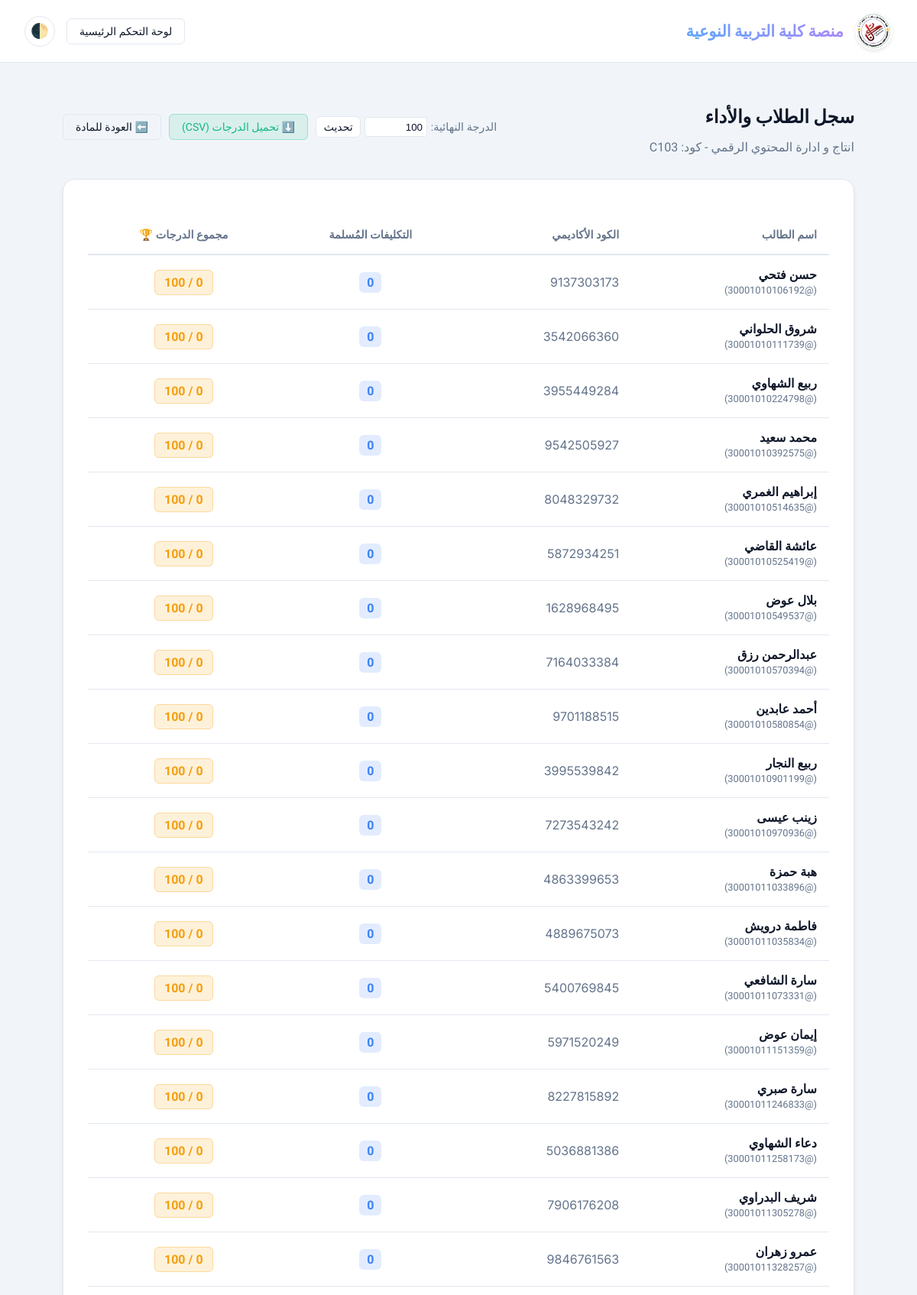
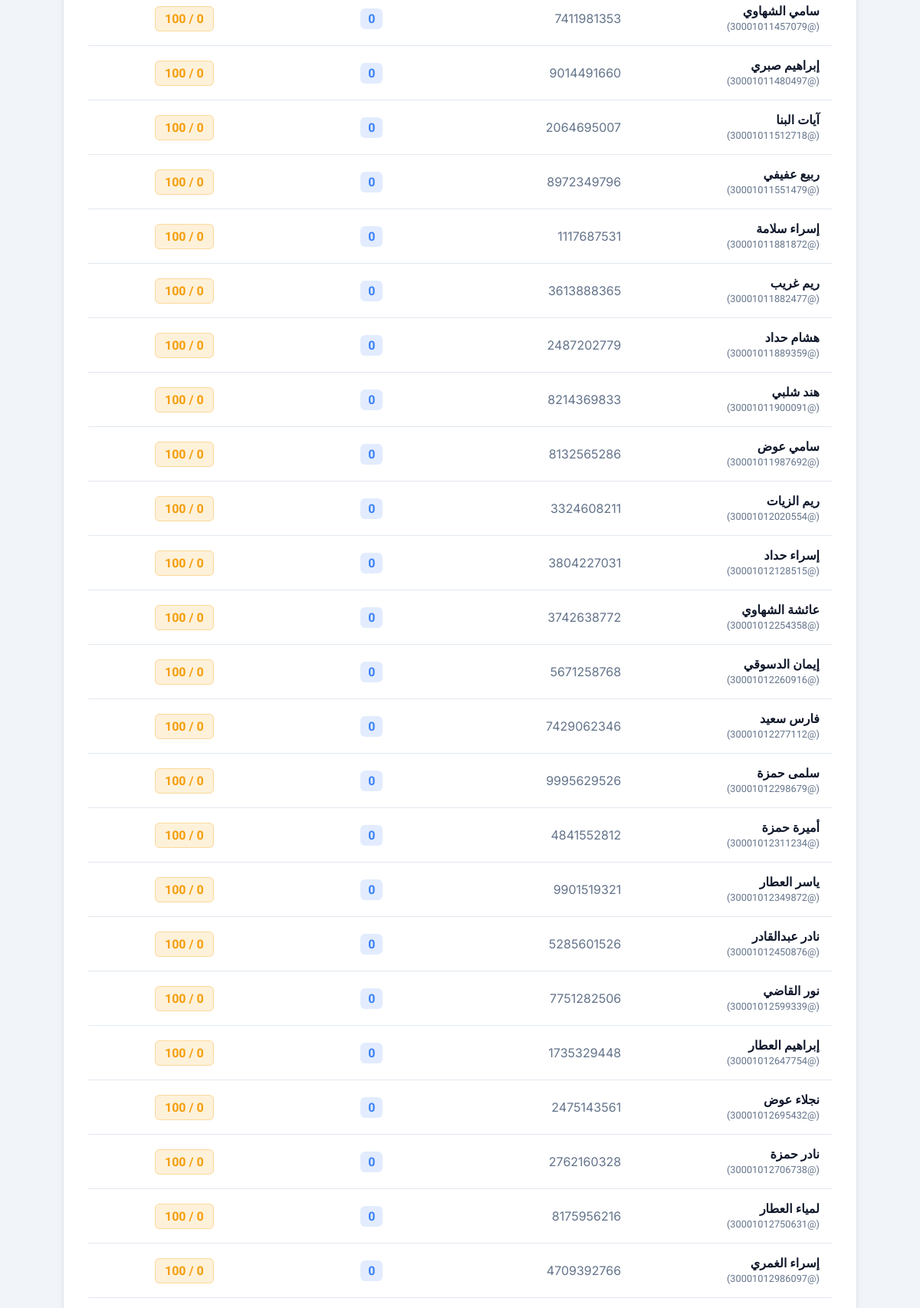
/subject/4/roster/ (signed in, upper part), run on the app's committed database (2 pictures, top to bottom).
### lms_app/models.py (models this page shows, shortened)
class Subject(models.Model):
    DAYS_OF_WEEK = (
        (0, 'Monday'),
        (1, 'Tuesday'),
        (2, 'Wednesday'),
        (3, 'Thursday'),
        (4, 'Friday'),
        (5, 'Saturday'),
        (6, 'Sunday'),
    )
    name = models.CharField(max_length=200)
    code = models.CharField(max_length=20, unique=True, null=True, blank=True, verbose_name="كود المادة")
    description = models.TextField(blank=True)
    official_book = models.FileField(upload_to=get_book_upload_path, blank=True, null=True)
    professor = models.ForeignKey(
        User,
        on_delete=models.SET_NULL,
        null=True,
        limit_choices_to={'role': User.Role.DOCTOR},
        related_name='subjects_taught'
    )
    lecture_day = models.IntegerField(choices=DAYS_OF_WEEK, null=True, blank=True)
    academic_year = models.IntegerField(choices=User.ACADEMIC_YEAR_CHOICES, default=1)
    max_total_grade = models.IntegerField(default=100)
    @property
    def students(self):
        return self.enrolled_students.filter(role=User.Role.STUDENT)

class User(AbstractUser):
    class Role(models.TextChoices):
        ADMIN = 'ADMIN', _('Admin')
        DOCTOR = 'DOCTOR', _('Doctor')
        STUDENT = 'STUDENT', _('Student')
    ACADEMIC_YEAR_CHOICES = (
        (1, 'First Year'),
        (2, 'Second Year'),
        (3, 'Third Year'),
        (4, 'Fourth Year'),
    )
    role = models.CharField(max_length=20, choices=Role.choices, default=Role.STUDENT)
    university_id = models.CharField(max_length=20, unique=True, null=True, blank=True)
    department = models.CharField(max_length=100, blank=True)
    academic_year = models.IntegerField(choices=ACADEMIC_YEAR_CHOICES, default=1, null=True, blank=True)
    section_group = models.IntegerField(
        null=True,
        blank=True,
        help_text=_('Section 1 to 5')
    )
    date_of_birth = models.DateField(null=True, blank=True)
    gender = models.CharField(max_length=10, choices=[('Male', 'Male'), ('Female', 'Female')], null=True, blank=True)
    needs_review = models.BooleanField(default=False, help_text=_('Flagged for manual review (e.g. English name translation)'))
    profile_picture = models.ImageField(upload_to='profile_pics/', blank=True, null=True)
    registered_subjects = models.ManyToManyField('Subject', blank=True, related_name='enrolled_students')
    REQUIRED_FIELDS = ['email', 'role']

### lms_app/views.py (the view)
# urls.py: path('subject/<int:subject_id>/roster/', views.subject_roster, name='subject_roster'),
@login_required(login_url='/login/')
@user_passes_test(is_doctor, login_url='/login/')
def subject_roster(request, subject_id):
    subject = get_object_or_404(Subject, id=subject_id)
    if subject.professor != request.user:
        messages.error(request, "غير مصرح لك بعرض بيانات هذه المادة")
        return HttpResponseRedirect(request.META.get('HTTP_REFERER', '/doctor/dashboard/'))
    assign_sum = Submission.objects.filter(
        student=OuterRef('pk'), assignment__subject=subject
    ).values('student').annotate(total=Sum('grade')).values('total')
    assign_count = Submission.objects.filter(
        student=OuterRef('pk'), assignment__subject=subject
    ).values('student').annotate(c=Count('id')).values('c')
    exam_sum = ExamAttempt.objects.filter(
        student=OuterRef('pk'), exam__subject=subject, exam__exam_type='LECTURE', is_submitted=True
    ).values('student').annotate(total=Sum('score')).values('total')
    exam_count = ExamAttempt.objects.filter(
        student=OuterRef('pk'), exam__subject=subject, exam__exam_type='LECTURE', is_submitted=True
    ).values('student').annotate(c=Count('id')).values('c')
    students = list(subject.students.annotate(
        submission_count=Coalesce(Subquery(assign_count, output_field=IntegerField()), 0),
        assignment_grade=Coalesce(Subquery(assign_sum, output_field=IntegerField()), 0),
        exam_attempt_count=Coalesce(Subquery(exam_count, output_field=IntegerField()), 0),
        exam_grade=Coalesce(Subquery(exam_sum, output_field=IntegerField()), 0),
    ).annotate(
        total_grade=F('assignment_grade') + F('exam_grade')
    ).order_by('username').prefetch_related(
        Prefetch('exam_attempts', queryset=ExamAttempt.objects.filter(exam__subject=subject, exam__exam_type='LECTURE', is_submitted=True), to_attr='subject_exam_attempts')
    ))
    exams = Exam.objects.filter(subject=subject, exam_type='LECTURE').order_by('created_at')
    for student in students:
        attempt_dict = {attempt.exam_id: attempt.score for attempt in student.subject_exam_attempts}
        student.ordered_exam_scores = [attempt_dict.get(exam.id, None) for exam in exams]
    return render(request, 'subject_roster.html', {
        'subject': subject,
        'students': students,
        'exams': exams
    })

### lms_app/context_processors.py (called while the page is built)
def active_announcement(request):
    return {
        'GLOBAL_ANNOUNCEMENT': GlobalAnnouncement.objects.filter(is_active=True).last()
    }

def user_notifications(request):
    if request.user.is_authenticated:
        return {'USER_NOTIFICATIONS': request.user.notifications.filter(is_read=False).order_by('-created_at')}
    return {'USER_NOTIFICATIONS': []}

### lms_app/views.py (called while the page is built)
def is_doctor(user):
    return user.is_authenticated and user.role == User.Role.DOCTOR

### lms_app/templates/subject_roster.html (shortened to what this page needs)
{% load static %}
<!DOCTYPE html>
<html lang="ar" dir="rtl">
<head>
</head>
<body>
    <nav class="navbar">
                <a style="display: flex; align-items: center; gap: 15px; text-decoration: none;" href="
    {% if request.user.is_authenticated %}
        {% if request.user.role == 'STUDENT' %}
            {% url 'student_dashboard' %}
        {% elif request.user.role == 'DOCTOR' %}
            {% url 'doctor_dashboard' %}
        {% else %}
            {% url 'login' %}
        {% endif %}
    {% else %}
        {% url 'login' %}
    {% endif %}
">
            <img src="{% static 'images/logo_nav.png' %}" alt="University Logo" style="height: 45px; width: 45px; object-fit: contain; background-color: white; border-radius: 50%; padding: 2px; box-shadow: 0 2px 4px rgba(0,0,0,0.1);">
            <h1 style="font-family: 'Cairo', sans-serif !important; font-weight: 700; font-size: 1.3rem; color: var(--text-primary); margin: 0;">منصة كلية التربية النوعية</h1>
        </a>
        <div style="display: flex; align-items: center; gap: 15px;">
            <a href="{% url 'doctor_dashboard' %}" class="action-btn">لوحة التحكم الرئيسية</a>
            <button id="theme-toggle" type="button" class="btn" style="background: var(--surface-card); border: 1px solid var(--border-color); color: var(--text-primary); border-radius: 50%; width: 40px; height: 40px; display: flex; align-items: center; justify-content: center; font-size: 1.2rem; cursor: pointer; transition: all 0.3s ease; padding: 0;">🌓</button>
        </div>
    </nav>
    <div class="container">
        <div style="display: flex; justify-content: space-between; align-items: center; margin-bottom: 2rem;">
            <div>
                <h2 style="margin: 0; color: var(--text-primary);">سجل الطلاب والأداء</h2>
                <p style="color: var(--text-muted); margin: 0.5rem 0 0 0;">{{ subject.name }} - كود: {{ subject.code }}</p>
            </div>
            <div style="display: flex; gap: 10px;">
                <form action="{% url 'update_subject_grade' subject.id %}" method="post" style="display: flex; gap: 5px; align-items: center;">
                    <label for="max_grade" style="color: var(--text-muted); font-size: 0.9rem;">الدرجة النهائية:</label>
                    <input type="number" name="max_grade" value="{{ subject.max_total_grade }}" min="1" style="width: 70px; padding: 0.3rem; border: 1px solid var(--border-color); border-radius: 4px; background: var(--surface-card); color: var(--text-primary);">
                    <button type="submit" class="action-btn" style="padding: 0.3rem 0.6rem; background: var(--surface-card);">تحديث</button>
                </form>
                <a href="{% url 'export_grades_csv' subject.id %}" class="action-btn" style="background-color: rgba(16, 185, 129, 0.1); color: #10b981; border-color: rgba(16, 185, 129, 0.3);">⬇️ تحميل الدرجات (CSV)</a>
                <a href="{% url 'subject_detail' subject.id %}" class="action-btn">⬅️ العودة للمادة</a>
            </div>
        </div>
        <div class="interactive-card">
            <table>
                <thead>
                    <tr style="border-bottom: 2px solid var(--border-color);">
                        <th style="white-space: nowrap;">اسم الطالب</th>
                        <th style="white-space: nowrap;">الكود الأكاديمي</th>
                        <th style="white-space: nowrap; text-align: center;">التكليفات المُسلمة</th>
                        <th style="white-space: nowrap; text-align: center;">مجموع الدرجات 🏆</th>
                    </tr>
                </thead>
                <tbody>
                    {% for student in students %}
                    <tr>
                        <td style="font-weight: 600; white-space: nowrap;">{{ student.first_name }} {{ student.last_name }} <br><span style="color: var(--text-muted); font-size: 0.8rem; font-weight: normal;">(@{{ student.username }})</span></td>
                        <td class="inter-font" style="color: var(--text-muted); white-space: nowrap; vertical-align: middle;">{{ student.university_id|default:"-" }}</td>
                        <td style="text-align: center; vertical-align: middle;"><span style="background: rgba(59, 130, 246, 0.15); color: #3b82f6; padding: 4px 10px; border-radius: 6px; font-weight: bold;">{{ student.submission_count }}</span></td>
                        <td style="text-align: center; vertical-align: middle;"><span style="background: rgba(245, 158, 11, 0.15); color: #f59e0b; border: 1px solid rgba(245, 158, 11, 0.3); padding: 6px 12px; border-radius: 6px; font-weight: bold;">{{ student.total_grade }} / {{ subject.max_total_grade }}</span></td>
                    </tr>
                    {% empty %}
                    <tr>
                        <td colspan="100" style="text-align: center; color: var(--text-muted); padding: 2rem;">لا يوجد طلاب مسجلين في هذه المادة.</td>
                    </tr>
                    {% endfor %}
                </tbody>
            </table>
        </div>
    </div>
</body>
</html>

### lms_app/templates/subject_roster.html (style rules this page uses)
body, p, span, div, td, th { font-family: 'Tajawal', sans-serif !important; }
h1, h2, h3, h4, h5, h6 { font-family: 'Cairo', sans-serif !important; font-weight: 700; }
.badge, .inter-font { font-family: 'Inter', 'Tajawal', sans-serif !important; }
:root { --bg-main: #f1f5f9; --surface-card: #ffffff; --text-primary: #0f172a; --text-muted: #64748b; --brand-primary: #4f46e5; --brand-hover: #4338ca; --border-color: #e2e8f0; --shadow-sm: 0 1px 3px rgba(0,0,0,0.1); --shadow-md: 0 4px 6px -1px rgba(0,0,0,0.1); --shadow-hover: 0 20px 25px -5px rgba(79, 70, 229, 0.15); --transition-speed: 0.3s; }
body { background-color: var(--bg-main) !important; color: var(--text-primary) !important; transition: background-color var(--transition-speed) ease, color var(--transition-speed) ease; margin: 0; min-height: 100vh; }
.navbar { width: 100%; background: var(--surface-card); backdrop-filter: blur(10px); border-bottom: 1px solid var(--border-color); padding: 1rem 2rem; display: flex; justify-content: space-between; align-items: center; box-sizing: border-box; position: sticky; top: 0; z-index: 100; }
.navbar h1 { margin: 0; font-size: 1.25rem; background: linear-gradient(to right, #60a5fa, #a78bfa); -webkit-background-clip: text; -webkit-text-fill-color: transparent; }
.container { max-width: 1100px; width: 100%; margin: 0 auto; padding: 3rem 2rem; box-sizing: border-box; }
.interactive-card { background-color: var(--surface-card) !important; border: 1px solid var(--border-color) !important; border-radius: 16px !important; box-shadow: var(--shadow-md) !important; padding: 2rem; overflow-x: auto; }
.action-btn { background-color: transparent; color: var(--text-primary); border: 1px solid var(--border-color); padding: 0.5rem 1rem; border-radius: 6px; text-decoration: none; font-size: 0.875rem; transition: all 0.2s; display: inline-block; }
table { width: 100%; border-collapse: collapse; text-align: right; margin-top: 1rem; }
th { background-color: var(--surface-card); color: var(--text-muted); padding: 1rem; font-size: 0.9rem; border-bottom: 2px solid var(--border-color); }
td { padding: 1rem; color: var(--text-primary); border-bottom: 1px solid var(--border-color); transition: background-color 0.2s; }

### data on the page
Subject: name "انتاج و ادارة المحتوي الرقمي", code "C103", max_grade "100", max_total_grade "100"
User: first_name "حسن", last_name "فتحي", username "30001010106192", university_id "9137303173", submission_count "0"
User: first_name "شروق", last_name "الحلواني", username "30001010111739", university_id "3542066360", submission_count "0"
User: first_name "ربيع", last_name "الشهاوي", username "30001010224798", university_id "3955449284", submission_count "0"
User: first_name "محمد", last_name "سعيد", username "30001010392575", university_id "9542505927", submission_count "0"
User: first_name "إبراهيم", last_name "الغمري", username "30001010514635", university_id "8048329732", submission_count "0"
User: first_name "عائشة", last_name "القاضي", username "30001010525419", university_id "5872934251", submission_count "0"
User: first_name "بلال", last_name "عوض", username "30001010549537", university_id "1628968495", submission_count "0"
User: first_name "عبدالرحمن", last_name "رزق", username "30001010570394", university_id "7164033384", submission_count "0"
User: first_name "أحمد", last_name "عابدين", username "30001010580854", university_id "9701188515", submission_count "0"
User: first_name "ربيع", last_name "النجار", username "30001010901199", university_id "3995539842", submission_count "0"
User: first_name "زينب", last_name "عيسى", username "30001010970936", university_id "7273543242", submission_count "0"
User: first_name "هبة", last_name "حمزة", username "30001011033896", university_id "4863399653", submission_count "0"
User: first_name "فاطمة", last_name "درويش", username "30001011035834", university_id "4889675073", submission_count "0"
User: first_name "سارة", last_name "الشافعي", username "30001011073331", university_id "5400769845", submission_count "0"
User: first_name "إيمان", last_name "عوض", username "30001011151359", university_id "5971520249", submission_count "0"
User: first_name "سارة", last_name "صبري", username "30001011246833", university_id "8227815892", submission_count "0"
User: first_name "دعاء", last_name "الشهاوي", username "30001011258173", university_id "5036881386", submission_count "0"
User: first_name "شريف", last_name "البدراوي", username "30001011305278", university_id "7906176208", submission_count "0"
User: first_name "عمرو", last_name "زهران", username "30001011328257", university_id "9846761563", submission_count "0"
User: first_name "سامي", last_name "الشهاوي", username "30001011457079", university_id "7411981353", submission_count "0"
User: first_name "إبراهيم", last_name "صبري", username "30001011480497", university_id "9014491660", submission_count "0"
User: first_name "آيات", last_name "البنا", username "30001011512718", university_id "2064695007", submission_count "0"
User: first_name "ربيع", last_name "عفيفي", username "30001011551479", university_id "8972349796", submission_count "0"
User: first_name "إسراء", last_name "سلامة", username "30001011881872", university_id "1117687531", submission_count "0"
User: first_name "ريم", last_name "غريب", username "30001011882477", university_id "3613888365", submission_count "0"
User: first_name "هشام", last_name "حداد", username "30001011889359", university_id "2487202779", submission_count "0"
User: first_name "هند", last_name "شلبي", username "30001011900091", university_id "8214369833", submission_count "0"
User: first_name "سامي", last_name "عوض", username "30001011987692", university_id "8132565286", submission_count "0"
User: first_name "ريم", last_name "الزيات", username "30001012020554", university_id "3324608211", submission_count "0"
User: first_name "إسراء", last_name "حداد", username "30001012128515", university_id "3804227031", submission_count "0"
User: first_name "عائشة", last_name "الشهاوي", username "30001012254358", university_id "3742638772", submission_count "0"
User: first_name "إيمان", last_name "الدسوقي", username "30001012260916", university_id "5671258768", submission_count "0"
User: first_name "فارس", last_name "سعيد", username "30001012277112", university_id "7429062346", submission_count "0"
User: first_name "سلمى", last_name "حمزة", username "30001012298679", university_id "9995629526", submission_count "0"
User: first_name "أميرة", last_name "حمزة", username "30001012311234", university_id "4841552812", submission_count "0"
User: first_name "ياسر", last_name "العطار", username "30001012349872", university_id "9901519321", submission_count "0"
User: first_name "نادر", last_name "عبدالقادر", username "30001012450876", university_id "5285601526", submission_count "0"
User: first_name "نور", last_name "القاضي", username "30001012599339", university_id "7751282506", submission_count "0"
User: first_name "إبراهيم", last_name "العطار", username "30001012647754", university_id "1735329448", submission_count "0"
User: first_name "نجلاء", last_name "عوض", username "30001012695432", university_id "2475143561", submission_count "0"
User: first_name "نادر", last_name "حمزة", username "30001012706738", university_id "2762160328", submission_count "0"
User: first_name "لمياء", last_name "العطار", username "30001012750631", university_id "8175956216", submission_count "0"
User: first_name "إسراء", last_name "الغمري", username "30001012986097", university_id "4709392766", submission_count "0"
